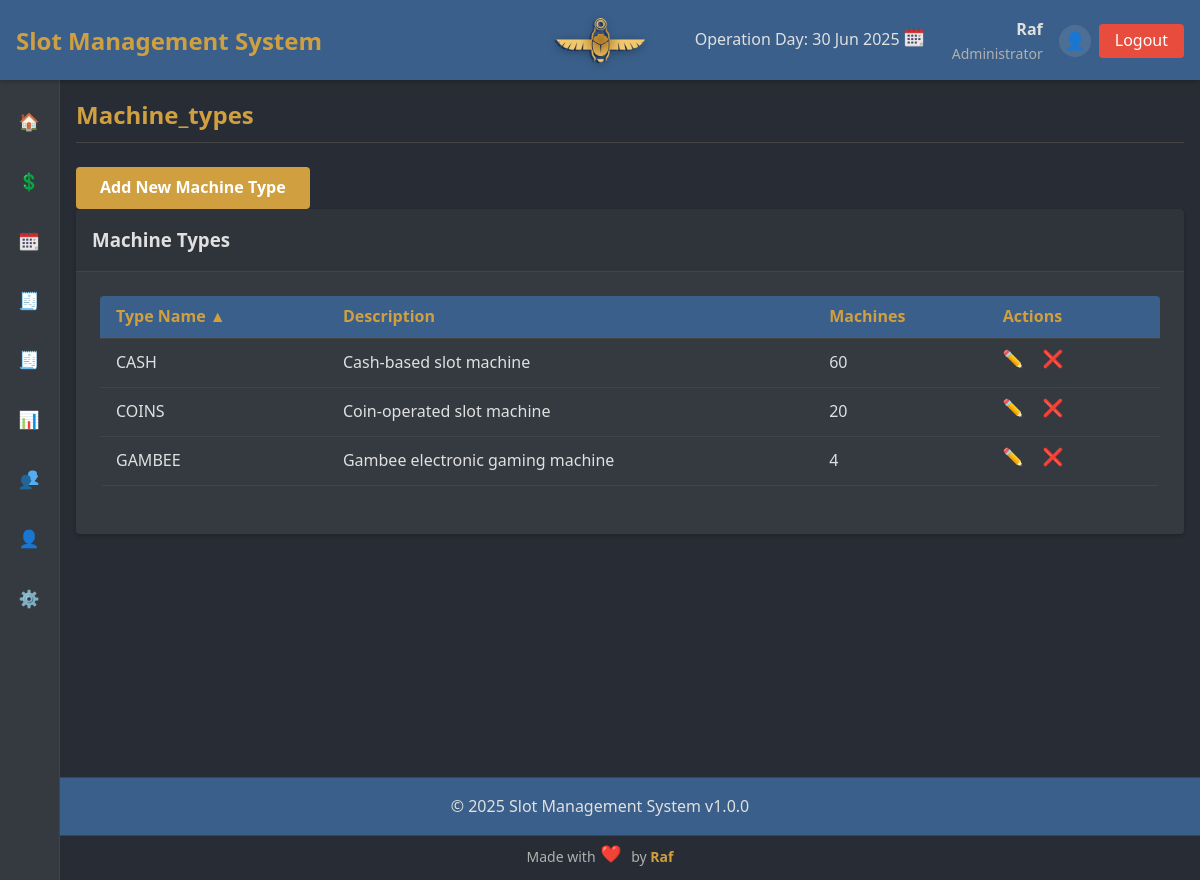
Page /index.php?page=machine_types (signed in) on the committed database.
### tables this page shows
CREATE TABLE `machine_types` (
  `id` int NOT NULL AUTO_INCREMENT,
  `name` varchar(50) NOT NULL,
  `description` text,
  `created_at` timestamp NULL DEFAULT CURRENT_TIMESTAMP,
  `updated_at` timestamp NULL DEFAULT CURRENT_TIMESTAMP ON UPDATE CURRENT_TIMESTAMP,
  PRIMARY KEY (`id`),
  UNIQUE KEY `name` (`name`)
);

### includes/functions.php (called while the page is built, shortened)
<?php
function has_permission($required_role) {
    $user_role = $_SESSION['user_role'] ?? '';
    if ($user_role === 'admin') {
        return true;
    }
    return false;
}
function icon($name) {
    return ICON_PATH . '/' . $name . '.png';
}
?>

### pages/machine_types/list.php (the view, shortened to what this page needs)
<?php
$sort_column = isset($_GET['sort']) ? $_GET['sort'] : 'name';
$sort_order = isset($_GET['order']) ? $_GET['order'] : 'ASC';
$toggle_order = $sort_order == 'ASC' ? 'DESC' : 'ASC';
try {
    $query = "
        SELECT mt.*, COUNT(m.id) as machine_count
        FROM machine_types mt
        LEFT JOIN machines m ON mt.id = m.type_id
        GROUP BY mt.id
    ";
    if ($sort_column == 'name') {
        $query .= " ORDER BY mt.name $sort_order";
    } else if ($sort_column == 'machine_count') {
        $query .= " ORDER BY machine_count $sort_order";
    }
    $stmt = $conn->query($query);
    $types = $stmt->fetchAll();
} catch (PDOException $e) {
    echo "Database error: " . $e->getMessage();
    $types = [];
}
?>
<div class="machine-types-list fade-in">
    <?php if ($can_edit): ?>
    <div class="action-buttons">
        <a href="index.php?page=machine_types&action=create" class="btn btn-primary">Add New Machine Type</a>
    </div>
    <?php endif; ?>
    <div class="card">
        <div class="card-header">
            <h3>Machine Types</h3>
        </div>
        <div class="card-body">
            <div class="table-container">
                <table>
                    <thead>
                        <tr>
                            <th>
                                <a href="index.php?page=machine_types&sort=name&order=<?php echo $sort_column == 'name' ? $toggle_order : 'ASC'; ?>">
                                    Type Name
                                    <?php if ($sort_column == 'name'): ?>
                                        <span class="sort-indicator"><?php echo $sort_order == 'ASC' ? '▲' : '▼'; ?></span>
                                    <?php endif; ?>
                                </a>
                            </th>
                            <th>Description</th>
                            <th>
                                <a href="index.php?page=machine_types&sort=machine_count&order=<?php echo $sort_column == 'machine_count' ? $toggle_order : 'ASC'; ?>">
                                    Machines
                                </a>
                            </th>
                            <th>Actions</th>
                        </tr>
                    </thead>
                    <tbody>
                        <?php if (empty($types)): ?>
                            <tr>
                                <td colspan="4" class="text-center">No machine types found</td>
                            </tr>
                        <?php else: ?>
                            <?php foreach ($types as $type): ?>
                                <tr>
                                    <td><?php echo htmlspecialchars($type['name']); ?></td>
                                    <td><?php echo htmlspecialchars($type['description'] ?? 'N/A'); ?></td>
                                    <td><?php echo $type['machine_count']; ?></td>
                                    <td>
                                        <?php if ($can_edit): ?>
                                            <a href="index.php?page=machine_types&action=edit&id=<?php echo $type['id']; ?>" class="action-btn edit-btn" data-tooltip="Edit"><span class="menu-icon"><img src="<?= icon('edit') ?>"/></span></a>
                                            <a href="index.php?page=machine_types&action=delete&id=<?php echo $type['id']; ?>" class="action-btn delete-btn" data-tooltip="Delete" data-confirm="Are you sure you want to delete this machine type?"><span class="menu-icon"><img src="<?= icon('delete') ?>"/></span></a>
                                        <?php endif; ?>
                                    </td>
                                </tr>
                            <?php endforeach; ?>
                        <?php endif; ?>
                    </tbody>
                </table>
            </div>
        </div>
    </div>
</div>

### assets/css/styles.css (style rules this page uses)
:root { --primary-color: #3a5f8a; --secondary-color: #d0a040; --accent-color: #e74c3c; --dark-bg: #282c34; --light-bg: #343a40; --text-light: #e0e0e0; --text-muted: #b0b0b0; --success-color: #2ecc71; --warning-color: #f39c12; --danger-color: #e74c3c; --border-color: #444444; --spacing-xs: 0.25rem; --spacing-sm: 0.5rem; --spacing-md: 1rem; --spacing-lg: 1.5rem; --spacing-xl: 2rem; --font-xs: 0.75rem; --font-sm: 0.875rem; --font-md: 1rem; --font-lg: 1.25rem; --font-xl: 1.5rem; --font-xxl: 2rem; --border-radius: 4px; --box-shadow: 0 2px 4px rgba(0, 0, 0, 0.2); --transition-speed: 0.3s; --sidebar-width-expanded: 250px; --sidebar-width-collapsed: 60px; }
* { margin: 0; padding: 0; box-sizing: border-box; }
body { font-family: 'Segoe UI', Tahoma, Geneva, Verdana, sans-serif; background-color: var(--dark-bg); color: var(--text-light); line-height: 1.6; padding-top: 80px; }
a { color: var(--secondary-color); text-decoration: none; transition: color var(--transition-speed); }
.menu-icon { display: inline-flex; align-items: center; justify-content: center; width: 24px; height: 24px; margin-right: var(--spacing-sm); flex-shrink: 0; min-width: 24px; }
.menu-icon img { width: 20px; height: 20px; max-width: 100%; object-fit: contain; }
.btn { display: inline-block; padding: var(--spacing-sm) var(--spacing-lg); border: none; border-radius: var(--border-radius); cursor: pointer; font-weight: bold; text-align: center; transition: all var(--transition-speed); }
.btn-primary { background-color: var(--secondary-color); color: white; }
.table-container { overflow-x: auto; margin-bottom: var(--spacing-lg); }
table { width: 100%; border-collapse: collapse; background-color: var(--light-bg); border-radius: var(--border-radius); overflow: hidden; }
th, td { padding: var(--spacing-sm) var(--spacing-md); text-align: left; border-bottom: 1px solid var(--border-color); }
th { background-color: var(--primary-color); color: var(--secondary-color); font-weight: bold; }
.card { background-color: var(--light-bg); border-radius: var(--border-radius); box-shadow: var(--box-shadow); margin-bottom: var(--spacing-lg); }
.card-header { padding: var(--spacing-md); border-bottom: 1px solid var(--border-color); background-color: rgba(0, 0, 0, 0.1); }
.card-body { padding: var(--spacing-lg); }
.action-btn { display: inline-flex; align-items: center; justify-content: center; width: 32px; height: 32px; border-radius: 50%; background-color: transparent; color: var(--text-light); margin-right: var(--spacing-xs); transition: all var(--transition-speed); }
.menu-icon { display: inline-block; height: auto; margin-right: 8px; vertical-align: middle; }
.menu-icon img { width: 20px; height: auto; max-width: 100%; }
.fade-in { animation: fadeIn var(--transition-speed); }

### rows in the picture
machine_types: name "CASH", description "Cash-based slot machine", machine_count "60"
machine_types: name "COINS", description "Coin-operated slot machine", machine_count "20"
machine_types: name "GAMBEE", description "Gambee electronic gaming machine", machine_count "4"

### other values in the picture
$app_name "Slot Management System"
$_SESSION['username'] "Raf"
$user_roles[$_SESSION['user_role']] "Administrator"
$app_version "1.0.0"
